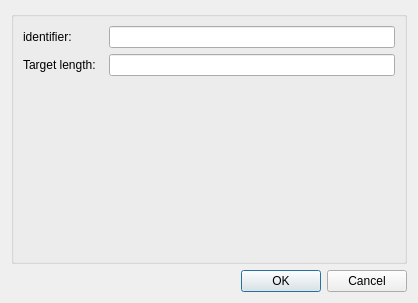
<?xml version="1.0" encoding="UTF-8"?>
<ui version="4.0">
 <class>ConfigureDialog</class>
 <widget class="QDialog" name="ConfigureDialog">
  <property name="geometry">
   <rect>
    <x>0</x>
    <y>0</y>
    <width>418</width>
    <height>303</height>
   </rect>
  </property>
  <property name="windowTitle">
   <string>Configure Data Downsampler</string>
  </property>
  <layout class="QGridLayout" name="gridLayout">
   <item row="0" column="0">
    <widget class="QGroupBox" name="configGroupBox">
     <property name="title">
      <string/>
     </property>
     <layout class="QFormLayout" name="formLayout">
      <item row="0" column="0">
       <widget class="QLabel" name="label0">
        <property name="text">
         <string>identifier:  </string>
        </property>
       </widget>
      </item>
      <item row="0" column="1">
       <widget class="QLineEdit" name="lineEdit0"/>
      </item>

      <item row="1" column="0">
       <widget class="QLabel" name="label1">
        <property name="text">
         <string>Target length:  </string>
        </property>
       </widget>
      </item>
      <item row="1" column="1">
       <widget class="QLineEdit" name="lineEdit1"/>
      </item>
     </layout>
    </widget>
   </item>
   <item row="1" column="0">
    <widget class="QDialogButtonBox" name="buttonBox">
     <property name="orientation">
      <enum>Qt::Horizontal</enum>
     </property>
     <property name="standardButtons">
      <set>QDialogButtonBox::Cancel|QDialogButtonBox::Ok</set>
     </property>
    </widget>
   </item>
  </layout>
 </widget>
 <resources/>
 <connections>
  <connection>
   <sender>buttonBox</sender>
   <signal>accepted()</signal>
   <receiver>ConfigureDialog</receiver>
   <slot>accept()</slot>
   <hints>
    <hint type="sourcelabel">
     <x>248</x>
     <y>254</y>
    </hint>
    <hint type="destinationlabel">
     <x>157</x>
     <y>274</y>
    </hint>
   </hints>
  </connection>
  <connection>
   <sender>buttonBox</sender>
   <signal>rejected()</signal>
   <receiver>ConfigureDialog</receiver>
   <slot>reject()</slot>
   <hints>
    <hint type="sourcelabel">
     <x>316</x>
     <y>260</y>
    </hint>
    <hint type="destinationlabel">
     <x>286</x>
     <y>274</y>
    </hint>
   </hints>
  </connection>
 </connections>
</ui>
